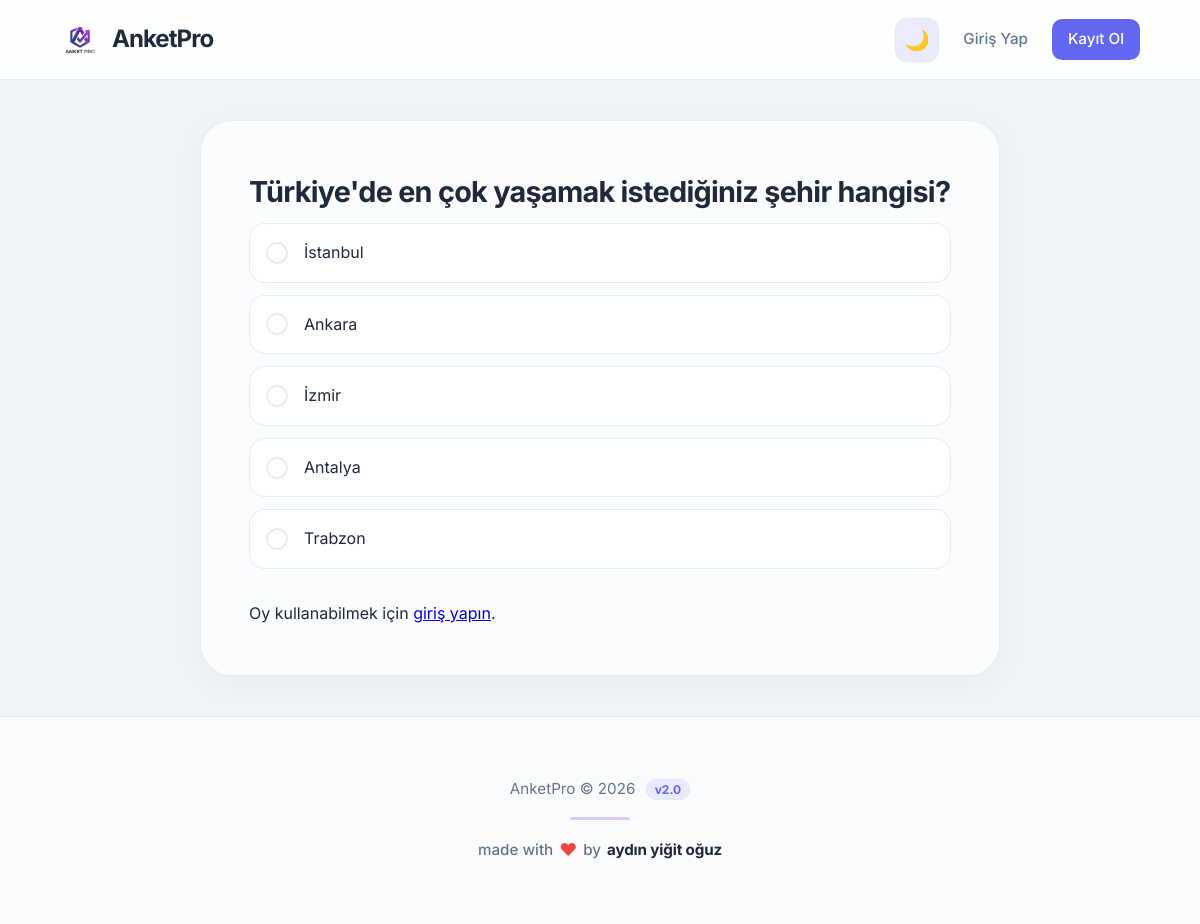
The page /polls/1/ on the database its author committed.
### polls/models.py (models this page shows, shortened)
class Question(models.Model):
    question_text = models.CharField(max_length=200)
    pub_date = models.DateTimeField("date published")

class Choice(models.Model):
    question = models.ForeignKey(Question, on_delete=models.CASCADE)
    choice_text = models.CharField(max_length=200)
    votes = models.IntegerField(default=0)

### polls/views.py (the view)
# urls.py: path("<int:pk>/", views.DetailView.as_view(), name="detail"),
class DetailView(generic.DetailView):
    model = Question
    template_name = "polls/detail.html"
    def get_queryset(self):
        return Question.objects.filter(pub_date__lte=timezone.now())

### polls/context_processors.py (called while the page is built)
def theme_context(request):
    theme = 'beyaz'
    if request.user.is_authenticated:
        profile = getattr(request.user, 'profile', None)
        if profile:
            theme = profile.theme
    return {'current_theme': theme}

### polls/templates/polls/detail.html (shortened to what this page needs)
{% extends "base.html" %}
{% block content %}
<div class="card card--wide fade-in">
    <form action="{% url 'polls:vote' question.id %}" method="post">
        <h2 class="card__title">{{ question.question_text }}</h2>
        <div class="choices">
            {% for choice in question.choice_set.all %}
                <label class="choice" for="choice{{ forloop.counter }}">
                    <span class="choice__radio"></span>
                    <span class="choice__text">{{ choice.choice_text }}</span>
                </label>
            {% endfor %}
        </div>
        <div class="card__actions">
            {% if user.is_authenticated %}
                <button type="submit" class="btn btn--primary btn--full">Oy Gönder</button>
            {% else %}
                <div class="alert alert--info">
                    Oy kullanabilmek için <a href="{% url 'polls:login' %}">giriş yapın</a>.
                </div>
            {% endif %}
        </div>
    </form>
</div>
{% endblock %}

### polls/static/polls/style.css (style rules this page uses)
:root { --radius-sm: 12px; --radius-md: 20px; --radius-lg: 32px; --radius-full: 9999px; --container-max: 1200px; --nav-height: 80px; --transition: cubic-bezier(0.4, 0, 0.2, 1); --bg-color: #f0f4f8; --card-bg: rgba(255, 255, 255, 0.7); --nav-bg: rgba(255, 255, 255, 0.85); --text-color: #1e293b; --text-muted: #64748b; --primary-color: #6366f1; --primary-glow: rgba(99, 102, 241, 0.12); --accent-color: #a855f7; --border-color: rgba(226, 232, 240, 0.8); --input-bg: #ffffff; --shadow-soft: 0 8px 30px rgba(0, 0, 0, 0.04); --shadow-md: 0 20px 40px -10px rgba(0, 0, 0, 0.07); --glass-blur: 16px; }
* { box-sizing: border-box; margin: 0; padding: 0; -webkit-font-smoothing: antialiased; }
body { font-family: 'Inter', -apple-system, sans-serif; background-color: var(--bg-color); color: var(--text-color); line-height: 1.6; transition: background-color 0.4s var(--transition), color 0.4s var(--transition); min-height: 100vh; display: flex; flex-direction: column; }
.card { background: var(--card-bg); backdrop-filter: blur(var(--glass-blur)); -webkit-backdrop-filter: blur(var(--glass-blur)); border: 1px solid var(--border-color); border-radius: var(--radius-lg); padding: 48px; box-shadow: var(--shadow-soft); margin: 0 auto; }
.card--wide { max-width: 800px; }
.card__title { font-size: 1.8rem; font-weight: 700; margin-bottom: 8px; letter-spacing: -0.025em; }
.choices { display: flex; flex-direction: column; gap: 12px; margin-bottom: 32px; }
.choice { display: flex; align-items: center; gap: 16px; padding: 16px; border: 1px solid var(--border-color); border-radius: 16px; cursor: pointer; transition: all 0.2s var(--transition); background: var(--input-bg); }
.choice__radio { width: 22px; height: 22px; border: 2px solid var(--border-color); border-radius: 50%; position: relative; }
.fade-in { animation: fadeIn 0.4s var(--transition); }

### rows shown on the page
Question: question_text "Türkiye'de en çok yaşamak istediğiniz şehir hangisi?"
Choice: choice_text "İstanbul"
Choice: choice_text "Ankara"
Choice: choice_text "İzmir"
Choice: choice_text "Antalya"
Choice: choice_text "Trabzon"
